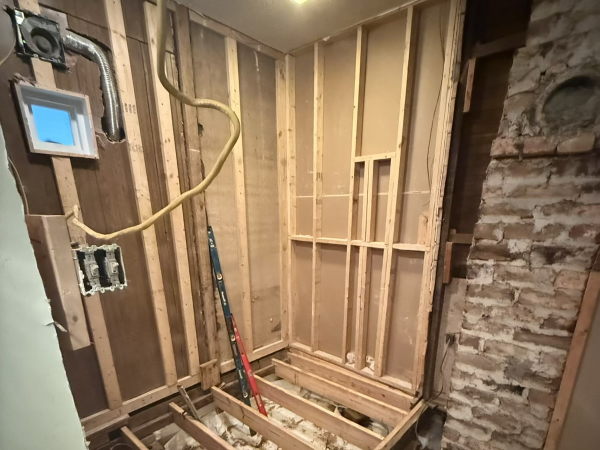
#> input picture assets/originals/bathroom-before.jpeg, 1200 x 900 px (shown at 1/2 size); its folder holds only this picture in this run
$ python optimize-images.py
#> lines starting #> are read from the running program, lines starting #| are printed output that depends on the picture
"""Regenerate public image variants: python -m pip install Pillow; python scripts/optimize-images.py."""
from pathlib import Path
from PIL import Image, ImageOps
import json

root = Path(__file__).resolve().parents[1]
output = root / 'public' / 'images'
output.mkdir(exist_ok=True)
manifest = {}
for source in sorted((root / 'assets' / 'originals').glob('*')):
    if source.suffix.lower() not in ('.jpg', '.jpeg', '.png'):
        continue
    with Image.open(source) as raw:
#> raw is the input picture: PIL image 1200x900 RGB; mean R, G, B 144.3, 120.5, 94.2
        original = ImageOps.exif_transpose(raw).convert('RGB')
        variants = []
        for bound in (640, 1280):
            photo = original.copy()
            photo.thumbnail((bound, bound))
            target = output / f'{source.stem}-{bound}.webp'
            photo.save(target, 'WEBP', quality=82, method=6)
            variants.append(f'/images/{target.name} {photo.width}w')
#> this loop made 2 passes
#> pass 1, `photo.save(target, 'WEBP', quality=82, method=6)`:
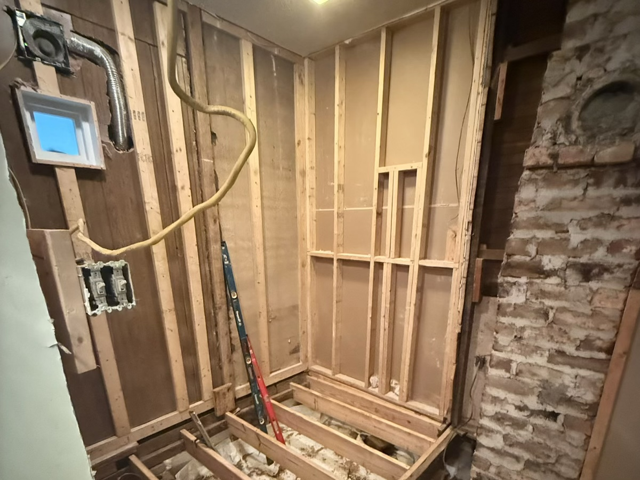
#> saved as bathroom-before-640.webp: PIL image 640x480 RGB; mean R, G, B 144.3, 120.5, 94.2
#> after the loop, variants = ['/images/bathroom-before-640.webp 640w', '/images/bathroom-before-1280.webp 1200w']
        manifest[f'/images/{source.stem}-1280.webp'] = ', '.join(variants)
(root / 'src' / 'data' / 'imageVariants.json').write_text(json.dumps(manifest, indent=2)+'\n', encoding='utf-8')
